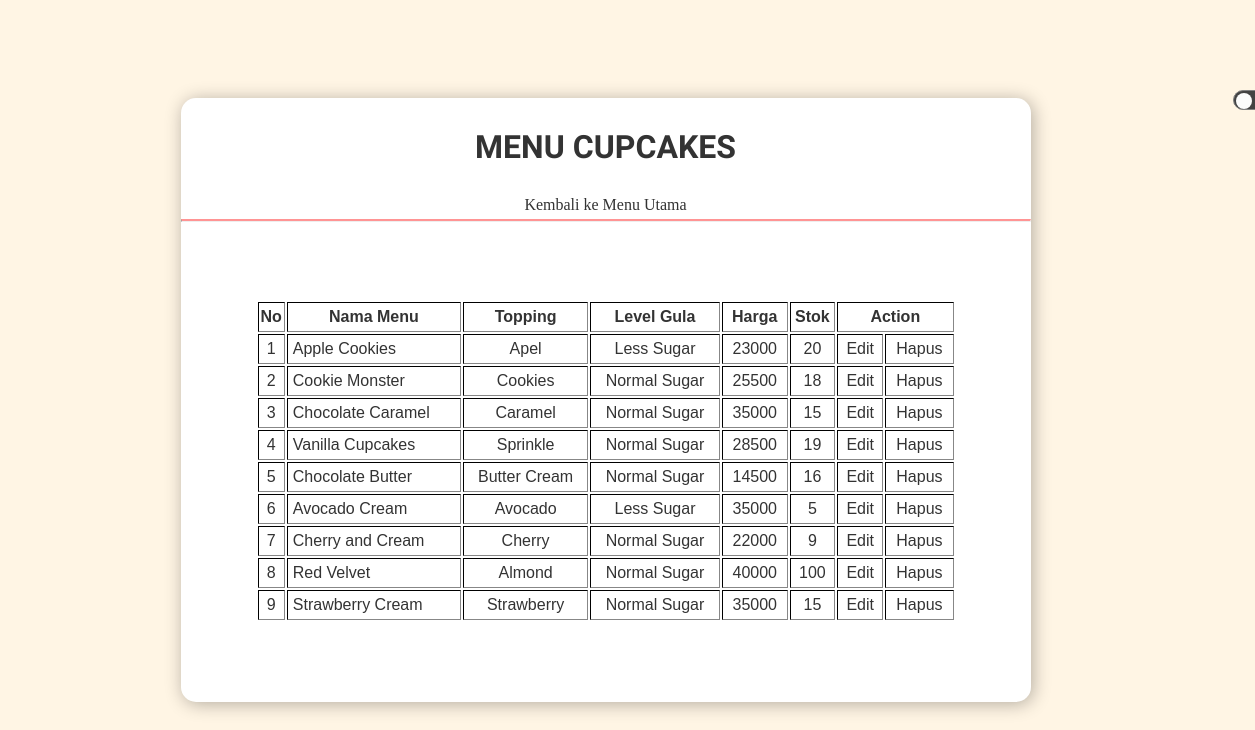
Page /tampil_form.php on the committed database.
### tables this page shows
CREATE TABLE `menu_cupcakes` (
  `id` int(11) NOT NULL,
  `nama` varchar(25) NOT NULL,
  `topping` varchar(20) NOT NULL,
  `gula` varchar(15) NOT NULL,
  `harga` int(20) NOT NULL,
  `stok` int(15) NOT NULL
);

### tampil_form.php (the view, shortened to what this page needs)
<?php
    require 'config.php';
    $result = mysqli_query($db, "SELECT * FROM menu_cupcakes");
?>
<!DOCTYPE html>
<html lang="en">
<head>
    <link rel = "stylesheet" href = "style_form_tampil.css">
</head>
<body>
    <div class="container">
        <div class="tampil">
            <h1>MENU CUPCAKES</h1>
            <p>
                <center><a class = "links" href="admin.php">Kembali ke Menu Utama</a></center>
            </p>
            <hr>
            <br>
            <table border='1'>
                <tr>
                <center>
                    <th>No</th>
                    <th>Nama Menu</th>
                    <th>Topping</th>
                    <th>Level Gula</th>
                    <th>Harga</th>
                    <th>Stok</th>
                    <th colspan ='2'>Action</th>
                </center>
                </tr>
                <?php
                    $i = 1;
                    while($row = mysqli_fetch_array($result)){
                ?>
                <tr>
                    <td><center><?=$i; ?></center></td>
                    <td><?=$row['nama']?></td>
                    <td><center><?=$row['topping']?></center></td>
                    <td><center><?=$row['gula']?></center></td>
                    <td><center><?=$row['harga']?></center></td>
                    <td><center><?=$row['stok']?></center></td>
                    <td><center><a class = "links" a href="edit_form.php?id=<?=$row['id']?>">Edit</i></a></center></td>
                    <td><center><a class = "links" a href="hapus_form.php?id=<?=$row['id']?>">Hapus</a></center></td>
                </tr>
                <?php
                $i++;
                    }
                ?>
            </table>
        </div>
    </div>
    <input type = "checkbox" onclick = "ubahMode()">
</body>
</html>

### style_form_tampil.css (style rules this page uses)
* { margin: 0; padding: 0; box-sizing: border-box; }
body { display: flex; justify-content: center; align-items: center; min-height: 100vh; background-color: #fff5e4; }
input[type = "checkbox"] { top: -300px; right: -200px; position: relative; width: 40px; height: 20px; appearance: none; background-color: #434343; outline: none; border-radius: 10px; transition: .5s ease; cursor: pointer; }
input[type = "checkbox"]:before { content : " "; position: absolute; width: 16px; height: 16px; background-color: #fcfcfc; border-radius: 50%; top: 2px; left: 2px; transition: .5s ease; }
.container { width: 100%; display: flex; max-width: 850px; border-style: none; background-color: #ffff; border-radius: 15px; box-shadow:2px 2px 18px rgba(0,0,0,0.3); }
.tampil { width: 100%; }
table { width: 700px; margin: 60px auto; border: #333333; margin-bottom: 80px; }
h1 { margin: 30px; text-align: center; font-family : "Titan One", cursive; text-transform: uppercase; color: #333333; }
p { font-family: 'Releway', sans-serif; text-align: center; margin-top: 5px; color: #333333; }
hr { font-family: 'Releway', sans-serif; border-top: 2px solid #ff9494; }
th { font-family: 'Releway', sans-serif; text-align: center; margin: 10px; color: #333333; height: 30px; }
td { font-family: 'Releway', sans-serif; margin: 10px; color: #333333; height: 25px; padding: 5px; }
input { width: 100%; margin: 2px; border: none; outline: none; padding: 8px; border-radius: 5px; border: 1px solid gray; }
.links { transition: all .3s ease; text-decoration: none; color:#333333; }

### rows in the picture
menu_cupcakes: nama "Apple Cookies", topping "Apel", gula "Less Sugar", harga "23000", stok "20"
menu_cupcakes: nama "Cookie Monster", topping "Cookies", gula "Normal Sugar", harga "25500", stok "18"
menu_cupcakes: nama "Chocolate Caramel", topping "Caramel", gula "Normal Sugar", harga "35000", stok "15"
menu_cupcakes: nama "Vanilla Cupcakes", topping "Sprinkle", gula "Normal Sugar", harga "28500", stok "19"
menu_cupcakes: nama "Chocolate Butter", topping "Butter Cream", gula "Normal Sugar", harga "14500", stok "16"
menu_cupcakes: nama "Avocado Cream", topping "Avocado", gula "Less Sugar", harga "35000", stok "5"
menu_cupcakes: nama "Cherry and Cream", topping "Cherry", gula "Normal Sugar", harga "22000", stok "9"
menu_cupcakes: nama "Red Velvet", topping "Almond", gula "Normal Sugar", harga "40000", stok "100"
menu_cupcakes: nama "Strawberry Cream", topping "Strawberry", gula "Normal Sugar", harga "35000", stok "15"
